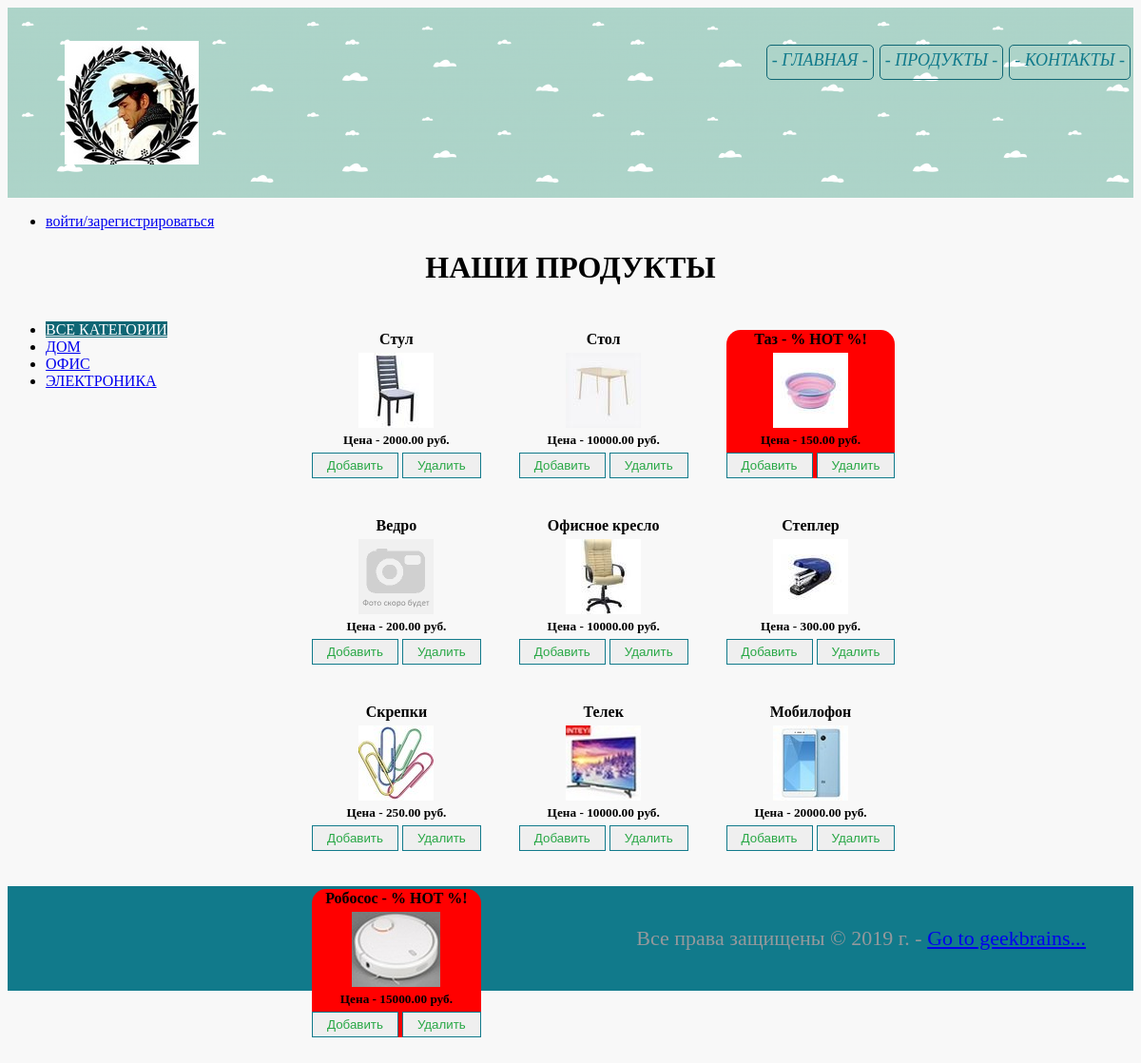
The page /products/0/ on the database its author committed.
### mainapp/models.py (models this page shows, shortened)
class ProductCategory(models.Model):
    class Meta:
        verbose_name = 'Категория'
        verbose_name_plural = 'Категории'
    name = models.CharField(verbose_name='имя категории', max_length=63, unique=True)
    description = models.TextField(verbose_name='описание категории', blank=True)

class Product(models.Model):
    class Meta:
        verbose_name = 'Продукт'
        verbose_name_plural = 'Продукты'
    category = models.ForeignKey(ProductCategory, on_delete=models.CASCADE)
    name = models.CharField(verbose_name='имя_продукта', max_length=127)
    image = models.ImageField(upload_to='product_images', blank=True)  # папка относительно корня медиафайлов в проекте)
    short_desc = models.CharField(verbose_name='краткое описание продукта', max_length=60, blank=True)
    description = models.TextField(verbose_name='описание продукта', blank=True)
    price = models.DecimalField(verbose_name='цена продукта', max_digits=8, decimal_places=2, default=0)
    quantity = models.PositiveIntegerField(verbose_name='количество на складе', default=0)
    hot = models.BooleanField(verbose_name='Горячий продукт', blank=True, default=False)

### mainapp/views.py (the view)
# urls.py: path(r'products/<int:category_pk>/', products, name='products'),
def products(request, category_pk=0):
    basket = {'basket': None, 'total_cost': 0}
    product_categories = ProductCategory.objects.all()
    if category_pk == 0:
        product_list = Product.objects.all()
    else:
        product_list = Product.objects.filter(category=category_pk)
    if request.user.is_authenticated:
        basket = basket_view(request)
    context = {
        'title': 'наши продукты',
        'prod_cats': product_categories,
        'basket': basket['basket'],
        'total_cost': basket['total_cost'],
        'product_list': product_list,
    }
    return render(request, 'mainapp/products.html', context)

### mainapp/templates/mainapp/products.html (shortened to what this page needs)
{% extends 'mainapp/base.html' %}
{% load static %}
{% block content %}
<h1 class="main">{{ title|upper }}</h1>
    {% include 'mainapp/includes/inc_side_menu.html' %}
<div class="catalog">
    {% for product in product_list %}
        <div class="goods {% if product.hot %} hot_product {% endif %}"
             id="{{ product.id }}" data-name="{{ product.name }}" data-price="{{ product.price }}">
            <h4>{{ product.name|capfirst }}{% if product.hot %} - % HOT %!{% endif %} </h4>
            {% if product.image %}
                <img src="/media/{{ product.image }}" alt="{{ product.name }}"><br>
            {% else %}
                <img src="{% static '/img/no-photo_79.gif' %}" alt="Фото отсутствует"><br>
            {% endif %}
            <h5>Цена - {{ product.price }} руб.</h5>
            <button class="purchase_button">
                <a href="{% url 'basket:add' product.pk %}">Добавить</a>
            </button>
            <button class="purchase_button">
                <a href="{% url 'basket:remove' product.pk %}">Удалить</a>
            </button>
        </div>
    {% endfor %}
</div>
{% endblock %}

### mainapp/templates/mainapp/includes/inc_side_menu.html (shortened to what this page needs)
{% load static %}
<div class="side_menu">
    <ul class = "links-menu">
        <li>
            <a href="{% url 'mainapp:products' 0 %}"
                {% if request.resolver_match.kwargs.category_pk == 0 %}
                        class = "active"
                    {% endif %}>
                ВСЕ КАТЕГОРИИ</a>
        </li>
        {% for cat in prod_cats %}
            <li>
                <a href = "{% url 'mainapp:products' cat.id %}"
                    >
                    {{ cat.name|upper }}
                </a>
            </li>
        {% endfor %}
    </ul>
</div>

### static/css/style.css (style rules this page uses)
body { background-color: #f8f8f8; }
.main { text-align: center; }
.purchase_button { border: 1px solid #117a8b; display: inline-block; padding: 5px 15px; text-decoration: none; color: #000; }
.purchase_button a { text-decoration: none; color: #28a745; }
a.active { color: #fdfdfe; background-color: #0f6674; }
.side_menu { float: left; width: 300px; height: 100vh; }
.catalog { min-height: 600px; padding: 5px 20px; }
.catalog .goods { float: left; display: inline; margin: 20px; text-align: center; }
.hot_product { background-color: red; border-radius: 15px; }
.catalog .goods > h4, h5 { margin-bottom: 5px; margin-top: 1px; }

### rows shown on the page
ProductCategory: name "ДОМ"
ProductCategory: name "ОФИС"
ProductCategory: name "ЭЛЕКТРОНИКА"
Product: name "Стул", name (picture), price "2000.00"
Product: name "Стол", name (picture), price "10000.00"
Product: name "Таз", hot "- % HOT %!", shows a picture, price "150.00"
Product: name "Ведро", price "200.00"
Product: name "Офисное кресло", shows a picture, price "10000.00"
Product: name "Степлер", shows a picture, price "300.00"
Product: name "Скрепки", shows a picture, price "250.00"
Product: name "Телек", shows a picture, price "10000.00"
Product: name "Мобилофон", shows a picture, price "20000.00"
Product: name "Робосос", hot "- % HOT %!", shows a picture, price "15000.00"

### other values the page prints
{{ title|upper }} "НАШИ ПРОДУКТЫ"
